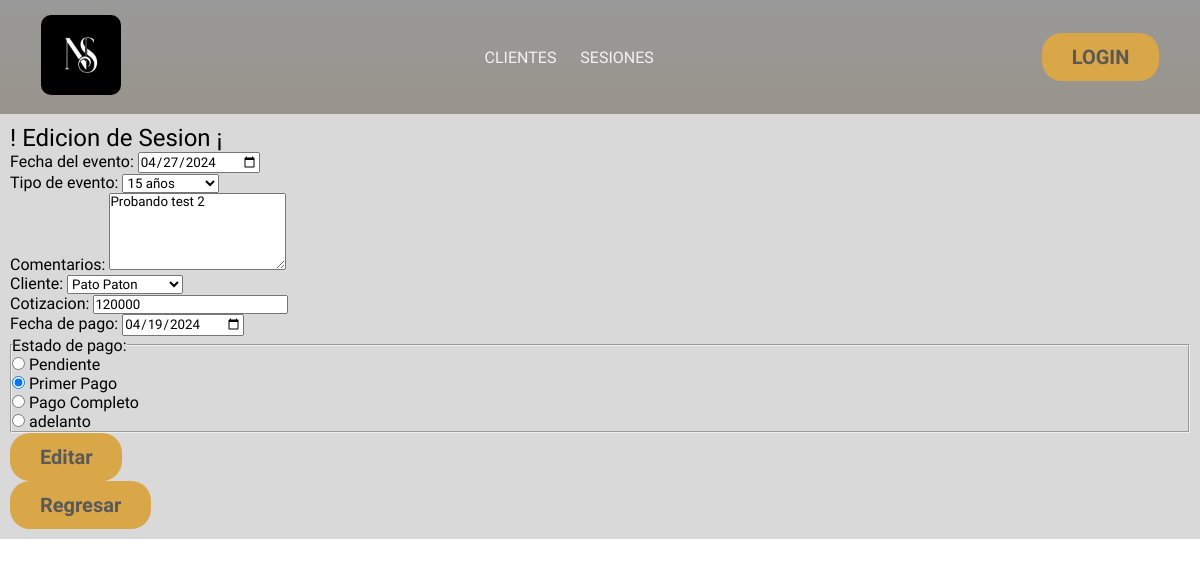
Page /formulario/editar_sesion/6 on the committed database.
### formulario/models.py (models this page shows)
class Sesion(models.Model):
  ses_date        = models.DateTimeField(verbose_name='Fecha del evento')
  ses_comment     = models.TextField(verbose_name='Comentarios')
  cotizacion      = models.IntegerField(verbose_name='Cotizacion')
  pay_date        = models.DateTimeField(verbose_name='Fecha de pago')
  usuario         = models.ForeignKey(Usuario, on_delete=models.CASCADE,verbose_name='Cliente')
  event_type      = models.ForeignKey(Event_type, on_delete=models.CASCADE,verbose_name='Tipo de evento')
  pay_status      = models.ForeignKey(Status, on_delete=models.CASCADE,verbose_name='Estado de pago')

### formulario/views.py (the view)
# urls.py: path('editar_sesion/<int:id>',  views.edit_sesion,    name="editar_sesion"),
def edit_sesion(request, id):
  editarList = get_object_or_404(Sesion, id = id)
  if request.method == 'POST':
    form = SesionForm(request.POST, instance=editarList)
    if form.is_valid():
      form.save()
    return redirect('lista_sesiones')
  else:
    form = SesionForm(instance=editarList)
  return render(request, '1.administrador/editar_sesion.html',{
      'form':form,
      'editarList':editarList
    }
    )

### formulario/forms.py
class SesionForm(ModelForm):
  class Meta:
    model   = Sesion
    fields  = ["ses_date","event_type","ses_comment","usuario","cotizacion","pay_date","pay_status"]
    widgets = {
      "usuario":      forms.Select(     attrs={"class": "formulario",}),
      "event_type":   forms.Select(     attrs={"class": "formulario"}),
      "ses_date":     forms.DateInput(  attrs={"class": "formulario",'type':'date'}),
      "cotizacion":   forms.NumberInput(attrs={"class": "formulario", "placeholder":"Eje. 100.000"}),
      "pay_status":   forms.RadioSelect(attrs={"class": "formulario", }),
      "pay_date":     forms.DateInput(  attrs={"class": "formulario",'type':'date'}),
      "ses_comment":  forms.Textarea(   attrs={"class": "fomulario","cols": 20, "rows": 5 , "placeholder":"Eje. Lorem ipsum dolor sit amet consectetur adipisicing elit. "}),
    }

### formulario/models.py (called while the page is built)
  def __str__(self):
    return self.user_name

  def __str__(self):
    return self.nombre

  def __str__(self):
    return self.type

### templates/1.administrador/editar_sesion.html (shortened to what this page needs)
{% extends "layouts/app.html" %}
{% block content %}
<h2> ! Edicion de Sesion ¡</h2>
{% endblock content %}
{% block registrar %}
<form action="{% url " editar_sesion" editarList.id %}" method="post">
  {{ form }}
  <button type="submit">Editar</button>
</form>
<form action="{% url " lista_sesiones" %}">
  <button type="submit"> Regresar </button>
</form>
{% endblock registrar %}

### static/styles.css (style rules this page uses)
* { margin: 0; padding: 0; font-family: "Courgette"; font-weight: 400; font-style: normal; box-sizing: border-box; }
body { background-image: linear-gradient(rgba(0, 0, 0, 0.058),rgba(232, 160, 6, 0.914)),url(images/fondo2.jpg); background-position: center 20% ; background-repeat: no-repeat; background-size: 100%; }
button { border: none; padding: 10px; background-color: #D9A648; padding: 12px 30px; border-radius: 20px; font-size: 20px; font-weight: bold; color: #595959; }

### rows in the picture
Sesion: ses_date "04/27/2024", event_type "15 años", ses_comment "Probando test 2", usuario "Pato Paton", cotizacion "120000", pay_date "04/19/2024", pay_status_id "☐ Pendiente ☑ Primer Pago ☐ Pago Completo ☐ adelanto"
